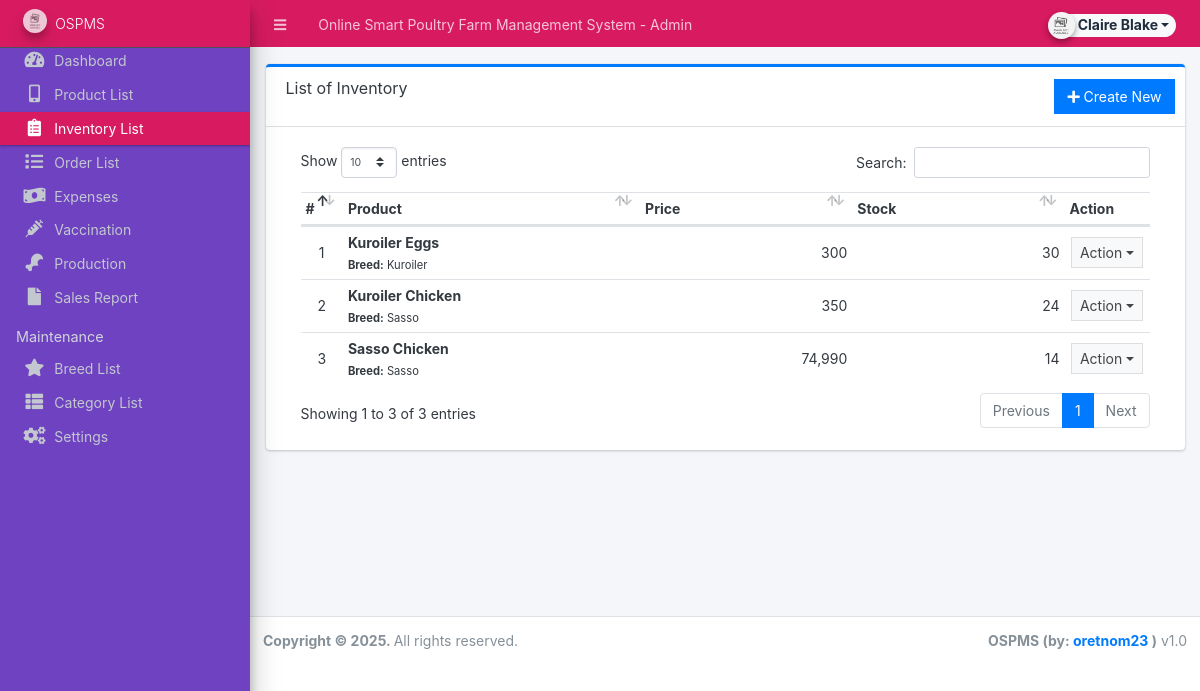
Screenshot of /admin/?page=inventory (signed in) with the database file from the repository.
### tables this page shows
CREATE TABLE `inventory` (
  `id` int(30) NOT NULL,
  `product_id` int(30) NOT NULL,
  `quantity` double NOT NULL,
  `price` float NOT NULL,
  `date_created` datetime NOT NULL DEFAULT current_timestamp(),
  `date_updated` datetime DEFAULT NULL ON UPDATE current_timestamp()
);

CREATE TABLE `products` (
  `id` int(30) NOT NULL,
  `brand_id` int(30) NOT NULL,
  `category_id` int(30) NOT NULL,
  `sub_category_id` int(30) NOT NULL,
  `name` varchar(250) NOT NULL,
  `specs` text NOT NULL,
  `status` tinyint(1) NOT NULL DEFAULT 1,
  `date_created` datetime NOT NULL DEFAULT current_timestamp()
);

CREATE TABLE `brands` (
  `id` int(30) NOT NULL,
  `name` varchar(250) NOT NULL,
  `description` text DEFAULT NULL,
  `status` tinyint(1) NOT NULL DEFAULT 1,
  `date_created` datetime NOT NULL DEFAULT current_timestamp()
);

### admin/inventory/index.php (the view, shortened to what this page needs)
<div class="card card-outline card-primary">
	<div class="card-header">
		<h3 class="card-title">List of Inventory</h3>
		<div class="card-tools">
			<a href="?page=inventory/manage_inventory" class="btn btn-flat btn-primary"><span class="fas fa-plus"></span>  Create New</a>
		</div>
	</div>
	<div class="card-body">
		<div class="container-fluid">
        <div class="container-fluid">
			<table class="table table-hover table-strip">
				<colgroup>
					<col width="5%">
					<col width="35%">
					<col width="25%">
					<col width="25%">
					<col width="10%">
				</colgroup>
				<thead>
					<tr>
						<th>#</th>
						<th>Product</th>
						<th>Price</th>
						<th>Stock</th>
						<th>Action</th>
					</tr>
				</thead>
				<tbody>
					<?php
					$i = 1;
						$qry = $conn->query("SELECT i.*,p.name as product,b.name as bname from `inventory` i inner join `products` p on p.id = i.product_id inner join brands b on p.brand_id = b.id order by unix_timestamp(i.date_created) desc ");
						while($row = $qry->fetch_assoc()):
						$sold = $conn->query("SELECT SUM(ol.quantity) as sold FROM order_list ol inner join orders o on o.id = ol.order_id where ol.product_id='{$row['id']}' and o.`status` != 4 ");
						$sold = $sold->num_rows > 0 ? $sold->fetch_assoc()['sold'] : 0;
						$avail = $row['quantity'] - $sold;
						foreach($row as $k=> $v){
							$row[$k] = trim(stripslashes($v));
						}
					?>
						<tr>
							<td class="text-center"><?php echo $i++; ?></td>
							<td>
								<b><?php echo $row['product'] ?></b> <br>
								<small><b>Breed:</b> <?php echo $row['bname'] ?></small>
							</td>
							<td class="text-right"><?php echo number_format($row['price']) ?></td>
							<td class="text-right"><?php echo $avail ?></td>
							<td align="center">
								 <button type="button" class="btn btn-flat btn-default btn-sm dropdown-toggle dropdown-icon" data-toggle="dropdown">
				                  		Action
				                  </button>
							</td>
						</tr>
					<?php endwhile; ?>
				</tbody>
			</table>
		</div>
		</div>
	</div>
</div>

### rows the page displays
inventory: product.name "Kuroiler Eggs", brands.name "Kuroiler", price "300", quantity "30"
inventory: product.name "Kuroiler Chicken", brands.name "Sasso", price "350", avail "24"
inventory: product.name "Sasso Chicken", brands.name "Sasso", price "74,990", avail "14"

### other values shown
$_settings->info('name') "Online Smart Poultry Farm Management System"
$_settings->userdata('firstname').' '.$_settings->userdata('lastname') "Claire Blake"
$_settings->info('short_name') "OSPMS"
